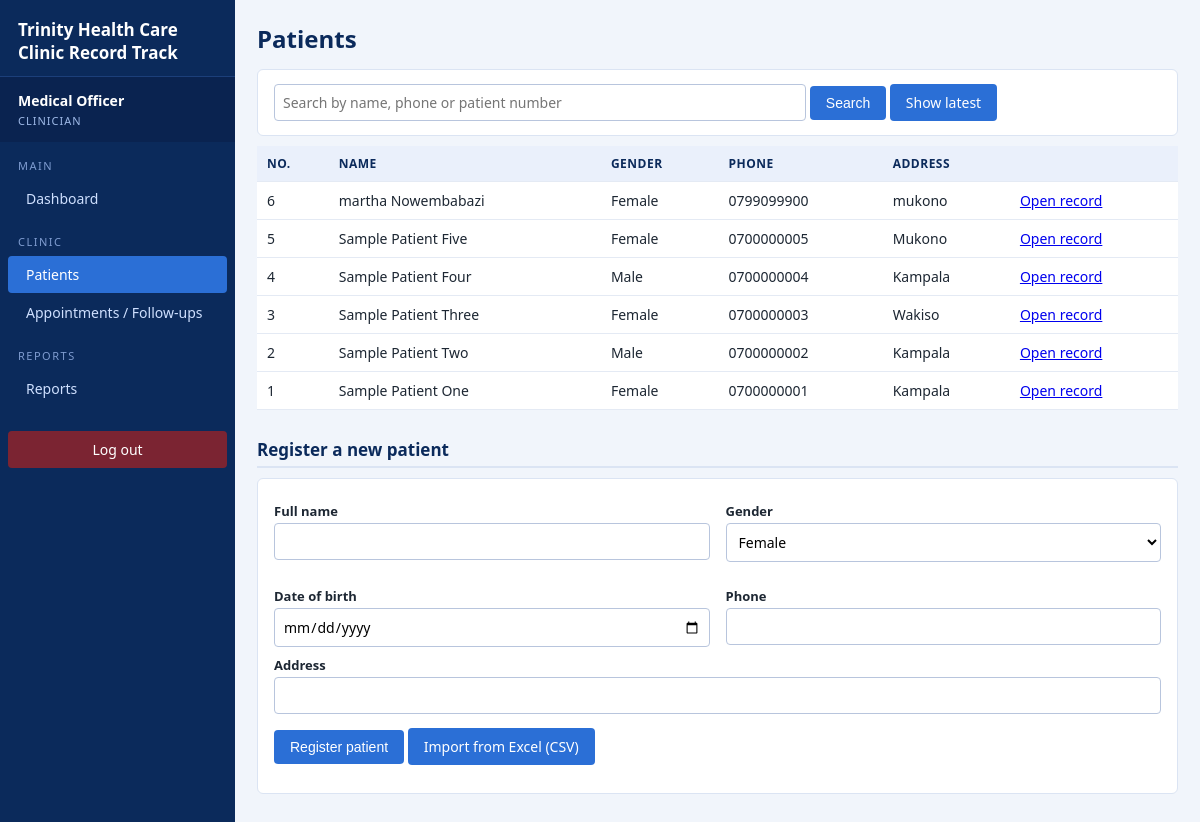
Page /RecordTrack/patients.php (signed in) on the committed database.
### tables this page shows
CREATE TABLE `patient` (
  `patient_id` int(11) NOT NULL,
  `full_name` varchar(100) NOT NULL,
  `gender` enum('Female','Male') NOT NULL,
  `date_of_birth` date DEFAULT NULL,
  `phone` varchar(20) DEFAULT NULL,
  `address` varchar(150) DEFAULT NULL,
  `created_at` datetime DEFAULT current_timestamp()
);

### RecordTrack/includes/functions.php (called while the page is built, shortened)
<?php
function e($text) {
    return htmlspecialchars((string)$text, ENT_QUOTES, 'UTF-8');
}

### RecordTrack/patients.php (the view, shortened to what this page needs)
<?php
require_once __DIR__ . '/includes/auth.php';
$q = trim($_GET['q'] ?? '');
if ($q !== '') {
    $stmt = $pdo->prepare("SELECT * FROM patient WHERE full_name LIKE ? OR phone LIKE ? OR patient_id = ? ORDER BY full_name LIMIT 50");
    $stmt->execute(["%$q%", "%$q%", (int)$q]);
    $patients = $stmt->fetchAll();
} else {
    $patients = $pdo->query("SELECT * FROM patient ORDER BY patient_id DESC LIMIT 20")->fetchAll();
}
include __DIR__ . '/includes/header.php';
?>
<h1>Patients</h1>
<form method="get" class="box inline">
  <input type="text" name="q" value="<?= e($q) ?>" placeholder="Search by name, phone or patient number" style="width:60%">
  <button type="submit">Search</button>
  <a class="btn" href="patients.php">Show latest</a>
</form>
<table>
  <tr><th>No.</th><th>Name</th><th>Gender</th><th>Phone</th><th>Address</th><th></th></tr>
  <?php foreach ($patients as $p): ?>
    <tr>
      <td><?= e($p['patient_id']) ?></td>
      <td><?= e($p['full_name']) ?></td>
      <td><?= e($p['gender']) ?></td>
      <td><?= e($p['phone']) ?></td>
      <td><?= e($p['address']) ?></td>
      <td><a href="patient_view.php?id=<?= e($p['patient_id']) ?>">Open record</a></td>
    </tr>
  <?php endforeach; ?>
</table>
<h2>Register a new patient</h2>
<form method="post" class="box">
  <div class="grid2">
    <div><label>Full name</label><input type="text" name="full_name" required></div>
    <div><label>Gender</label><select name="gender"><option>Female</option><option>Male</option></select></div>
    <div><label>Date of birth</label><input type="date" name="date_of_birth"></div>
    <div><label>Phone</label><input type="text" name="phone"></div>
  </div>
  <label>Address</label>
  <input type="text" name="address">
  <p><button type="submit">Register patient</button>
     <a class="btn" href="import_patients.php">Import from Excel (CSV)</a></p>
</form>
<?php include __DIR__ . '/includes/footer.php'; ?>

### RecordTrack/style.css (style rules this page uses)
* { box-sizing: border-box; }
body { font-family: "Segoe UI", Calibri, Arial, sans-serif; margin: 0; background: #f1f5fb; color: #1d2733; font-size: 14px; }
h1 { color: #0b2a5b; margin: 0 0 14px; font-size: 24px; }
h2 { color: #0b2a5b; margin: 28px 0 10px; font-size: 17px; border-bottom: 2px solid #dbe4f3; padding-bottom: 5px; }
table { border-collapse: collapse; width: 100%; background: #fff; margin: 8px 0; }
th, td { border-bottom: 1px solid #e4eaf4; padding: 9px 10px; text-align: left; vertical-align: top; }
th { background: #eaf0fb; color: #0b2a5b; font-size: 12px; text-transform: uppercase; letter-spacing: .5px; }
.panel, form.box, .box { background: #fff; border: 1px solid #dbe4f3; border-radius: 6px; padding: 14px 16px; margin: 10px 0; }
label { display: block; margin: 9px 0 3px; font-weight: 600; font-size: 13px; }
input, select, textarea { padding: 8px; border: 1px solid #b8c5dd; border-radius: 4px; font-family: inherit; font-size: 14px; background: #fff; }
input[type=text], input[type=password], input[type=date], input[type=number], select, textarea { width: 100%; }
button, .btn { background: #2b6fd6; color: #fff; border: 0; padding: 9px 16px; border-radius: 4px; cursor: pointer; text-decoration: none; display: inline-block; font-size: 14px; }
.inline input, .inline select { width: auto; }
.grid2 { display: grid; grid-template-columns: 1fr 1fr; gap: 16px; }

### rows in the picture
patient: patient_id "6", full_name "martha Nowembabazi", gender "Female", phone "0799099900", address "mukono"
patient: patient_id "5", full_name "Sample Patient Five", gender "Female", phone "0700000005", address "Mukono"
patient: patient_id "4", full_name "Sample Patient Four", gender "Male", phone "0700000004", address "Kampala"
patient: patient_id "3", full_name "Sample Patient Three", gender "Female", phone "0700000003", address "Wakiso"
patient: patient_id "2", full_name "Sample Patient Two", gender "Male", phone "0700000002", address "Kampala"
patient: patient_id "1", full_name "Sample Patient One", gender "Female", phone "0700000001", address "Kampala"

### other values in the picture
$_SESSION['name'] "Medical Officer"
$_SESSION['role'] "CLINICIAN"
$label "Dashboard Patients Appointments / Follow-ups Reports"
